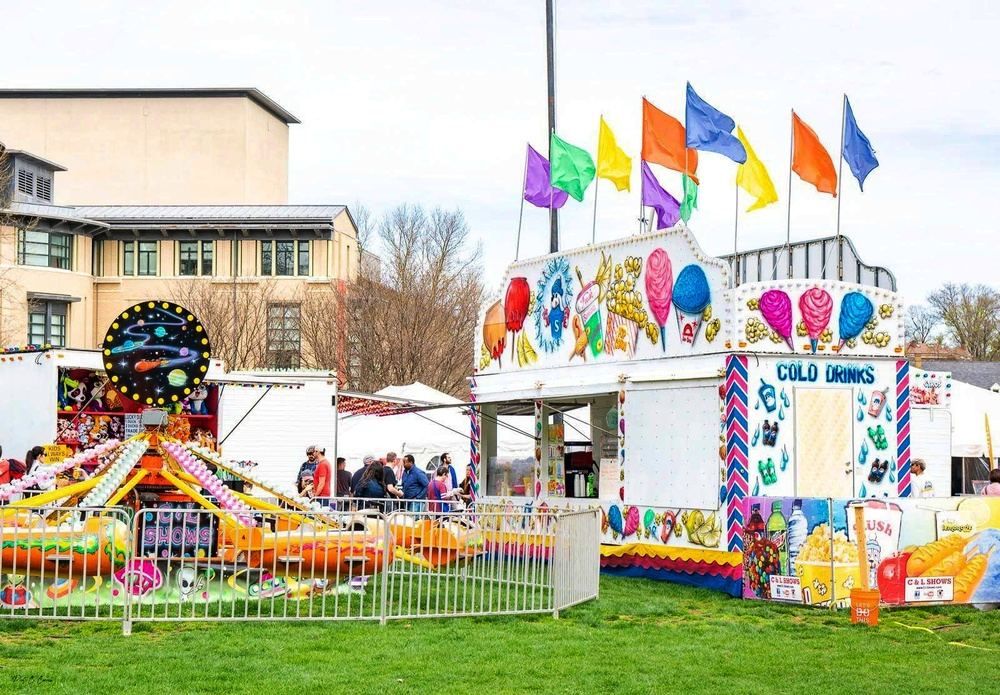
#> input picture Gamma Correction/carnival.jpg_corrected.jpg, 1000 x 695 px, shrunk from 1600 x 1112 before the run
$ jupyter execute Gamma_Correction.ipynb
#> lines starting #> are read from the running program, lines starting #| are printed output that depends on the picture
[cell 1]
# importing libraries

import numpy as np
import cv2

# defining a function for gamma correction
def GammaC(src, gamma):
    invGamma = 1 / gamma # taking inverse gamma

    table = [((i / 255) ** invGamma) * 255 for i in range(256)]   # lookup table calculation
    table = np.array(table, np.uint8)

    return cv2.LUT(src, table) # returning gamma corrected value

# taking image path or name from user

path = input('Enter the image you want to perform gamma correction on: ')
#> the answer given: carnival.jpg_corrected.jpg
image = cv2.imread(path)
#> image is the input picture: shape (695, 1000, 3); mean B, G, R 164.5, 188.3, 189.8

# setting up flag variable
done = 1
# repeatative loop for iterating on value of gamma
while (done==1):
    gamma = float(input('Enter the gamma correction value: ')) # taking input gamma value
#> the answer given: 3
    image_g = GammaC(image, gamma) # calling gamma function
#> in GammaC, `return cv2.LUT(src, table)`:
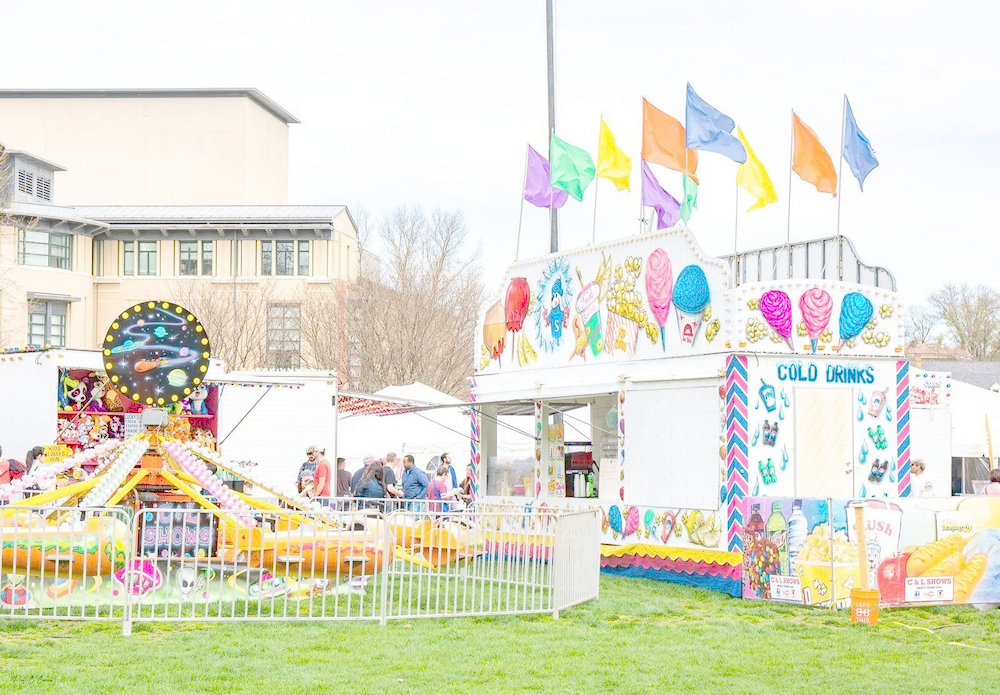
#> returned value: shape (695, 1000, 3); mean of channels 0, 1, 2 207, 224.5, 224.5; drawn as B, G, R

    cv2.imshow('original', image) # displaying original image
    cv2.imshow('gamma corrected', image_g) # displaying gamma corrected image
    cv2.waitKey(0)
    cv2.destroyAllWindows()
    # asking user if the value of gamma needs to change or save the current configuration
    done = int(input('Enter 1 if you want to change gamma value, enter 2 if you want to save the corrected image:'))
#> the answer given: 1
#> the answer given: 3
#> the answer given: 1
#> the answer given: 3

if done == 2:
    cv2.imwrite(path+'_corrected.jpg', image_g)
